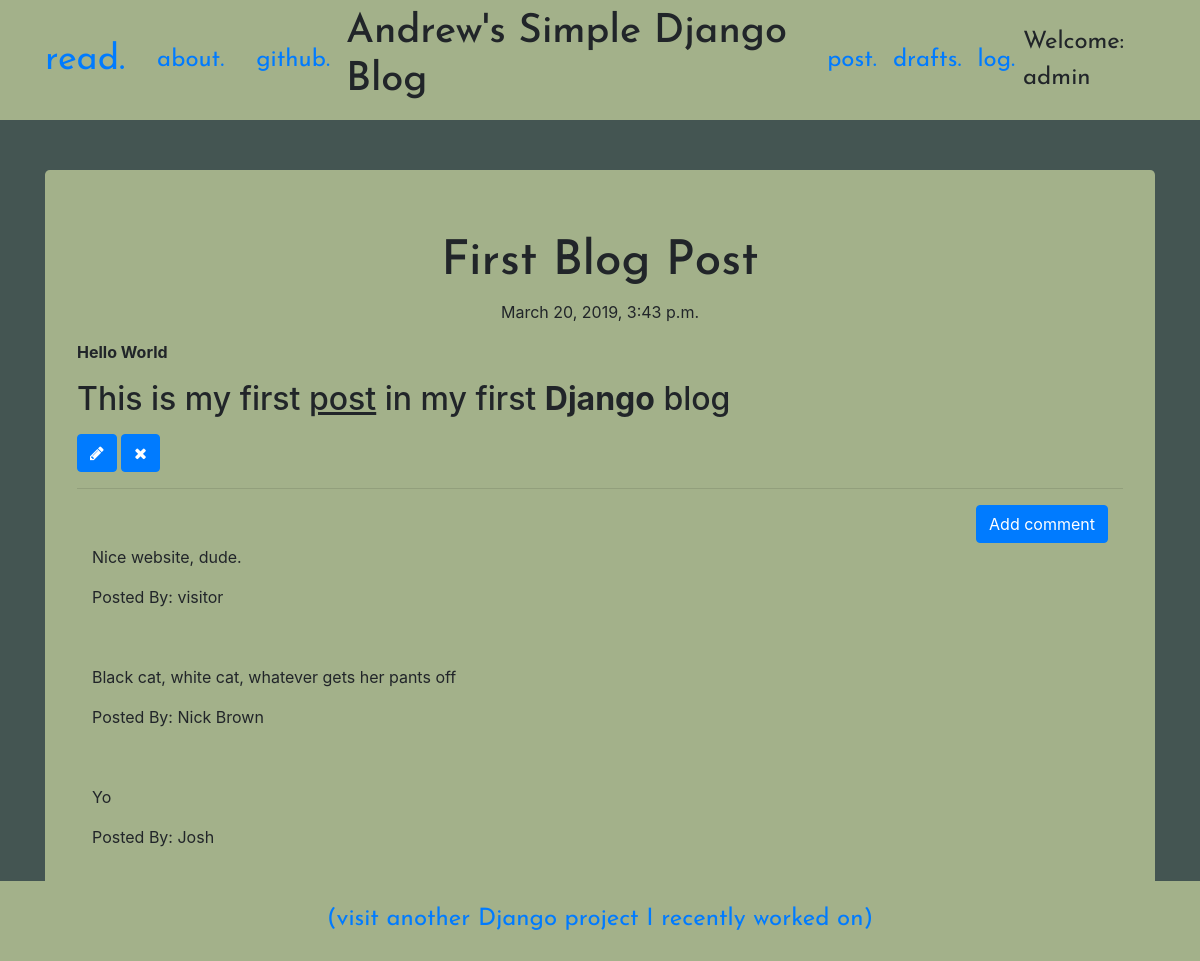
/post/2 (signed in), run on the app's committed database.
### blog/models.py (models this page shows, shortened)
class Post(models.Model):
    author = models.ForeignKey('auth.User', on_delete=models.CASCADE)
    title = models.CharField(max_length=200)
    text = models.TextField()
    created_date = models.DateTimeField(default=timezone.now)
    published_date = models.DateTimeField(blank=True, null=True) # can be blank if you don't want to publish it yet or
    def publish(self):
        self.published_date = timezone.now()
        self.save()

class Comment(models.Model):
    post = models.ForeignKey('blog.Post', related_name='comments', on_delete=models.CASCADE)
    author = models.CharField(max_length=200)
    text = models.TextField()
    created_date = models.DateTimeField(default=timezone.now)
    approved_comment = models.BooleanField(default=False)

### blog/views.py (the view)
# urls.py: path('post/<int:pk>', views.PostDetailView.as_view(), name='post_detail'),
class PostDetailView(DetailView):
    model = Post

### blog/templates/blog/post_detail.html (shortened to what this page needs)
{% extends 'blog/base.html' %}
{% block content %}
<div class="jumbotron">
<h1 class="posttitle loader">{{post.title}}</h1>
{% if post.published_date %}
<div class="date postdate">
    {{post.published_date}}
</div>
{% else %}
<a class="btn btn-primary" href="{% url 'post_publish' pk=post.pk %}">Publish</a>
{% endif %}
<p class="postcontent">{{post.text|safe|linebreaksbr}}</p>
{% if user.is_authenticated %}
    <a class="btn btn-primary" href="{% url 'post_edit' pk=post.pk %}">
    <span class="fa fa-pencil"></span>
    </a>
    <a class="btn btn-primary" href="{% url 'post_remove' pk=post.pk %}">
    <span class="fa fa-remove"></span>
    </a>
{% endif %}
<hr>
<div class="container">
<a class="btn btn-primary btn-comment" href="{% url 'add_comment_to_post' pk=post.pk %}">Add comment</a>
    {% for comment in post.comments.all %}
    <br>
    {% if user.is_authenticated or comment.approved_comment %}
    <p>{{comment.text|safe|linebreaks}}</p>
    <p>Posted By: {{comment.author}}</p>
    {% endif %}
    {% empty %}
    <p>No Comments</p>
    {% endfor %}
</div>
</div>
{% endblock %}

### blog/templates/blog/base.html (shortened to what this page needs)
<!DOCTYPE html>
{% load static %}
<html lang="en">
<head>
    <link href="https://maxcdn.bootstrapcdn.com/font-awesome/4.7.0/css/font-awesome.min.css" rel="stylesheet">
<link rel="stylesheet" href="https://stackpath.bootstrapcdn.com/bootstrap/4.1.3/css/bootstrap.min.css"
>
<link rel="stylesheet" href="//cdn.jsdelivr.net/medium-editor/latest/css/medium-editor.min.css" type="text/css" media="screen" charset="utf-8">
<link rel="stylesheet" href="{% static 'css/blog.css' %}">
</head>
<body class="">
<nav class="navbar navbar-expand-lg techfont">
    <div class="container loader">
            <li><a class="navbar-brand bigbrand" href="{% url 'post_list' %}">read.</a></li>
            <li><a class="nav-item nav-link" href="{% url 'about' %}">about.</a></li>
            <li><a class="nav-item nav-link" href="https://www.github.com/andrewtmarvin">github.</a></li>
        <div class="navbar-header">
            <h1>Andrew's Simple Django Blog</h1>
        </div>
        <ul class="navbar-nav align-items-center ml-auto">
            {% if user.is_authenticated %}
                <a class="nav-item nav-link" href="{% url 'post_new' %}">post.</a>
                <a class="nav-item nav-link" href="{% url 'post_draft_list' %}">drafts.</a>
                <a class="nav-item nav-link" href="{% url 'logout' %}">log.</a>
                <a>Welcome: {{user.username}}</a>
            {% else %}
            <li>
                <a class="nav navbar-right" href="{% url 'login' %}"><span class="fa fa-user"></span></a>
            </li>
            {% endif %}
        </ul>
    </div>
</nav>
<div class="content container">
            <div class="blog_posts">
                {% block content %}
                {% endblock %}
            </div>
</div>
<div class="page-footer techfont text-center fixed-bottom" style="height:80px;margin-bottom:0px;">
    <a href="{% url 'carpal:index' %}"><p style="margin-top:20px;" class="loader">(visit another Django project I recently worked on)</p></a>
</div>
</body>
</html>

### blog/static/css/blog.css (style rules this page uses)
body { background-color: #445552; }
.navbar, .page-footer { background-color: #A3B18A; }
li { list-style-type: none; }
.jumbotron { margin-top: 50px!important; background-color: #A3B18A; }
.techfont { font-family: 'Josefin Sans', sans-serif; font-size: 1.5em; margin-bottom: 10px; }
.postdate { text-align: center; }
.posttitle { font-family: 'Josefin Sans', sans-serif; font-size: 3em; text-align: center; }
.postcontent { font-family: 'Raleway', sans-seri; font-size: 1.5em; }
.btn-comment { float:right; display: inline-block; }
.bigbrand { font-size: 1.5em; }
.loader { filter:hue-rotate(0deg); color: linear-gradient(45deg,#0f8,#08f); animation:hue 5000ms infinite linear; }

### data on the page
Post: title "First Blog Post", published_date "March 20, 2019, 3:43 p.m.", text "Hello World This is my first post in my first Django blog"
Comment: text "Nice website, dude.", author "visitor"
Comment: text "Black cat, white cat, whatever gets her pants off", author "Nick Brown"
Comment: text "Yo", author "Josh"

### other printed values
{{ user.username }} "admin"
